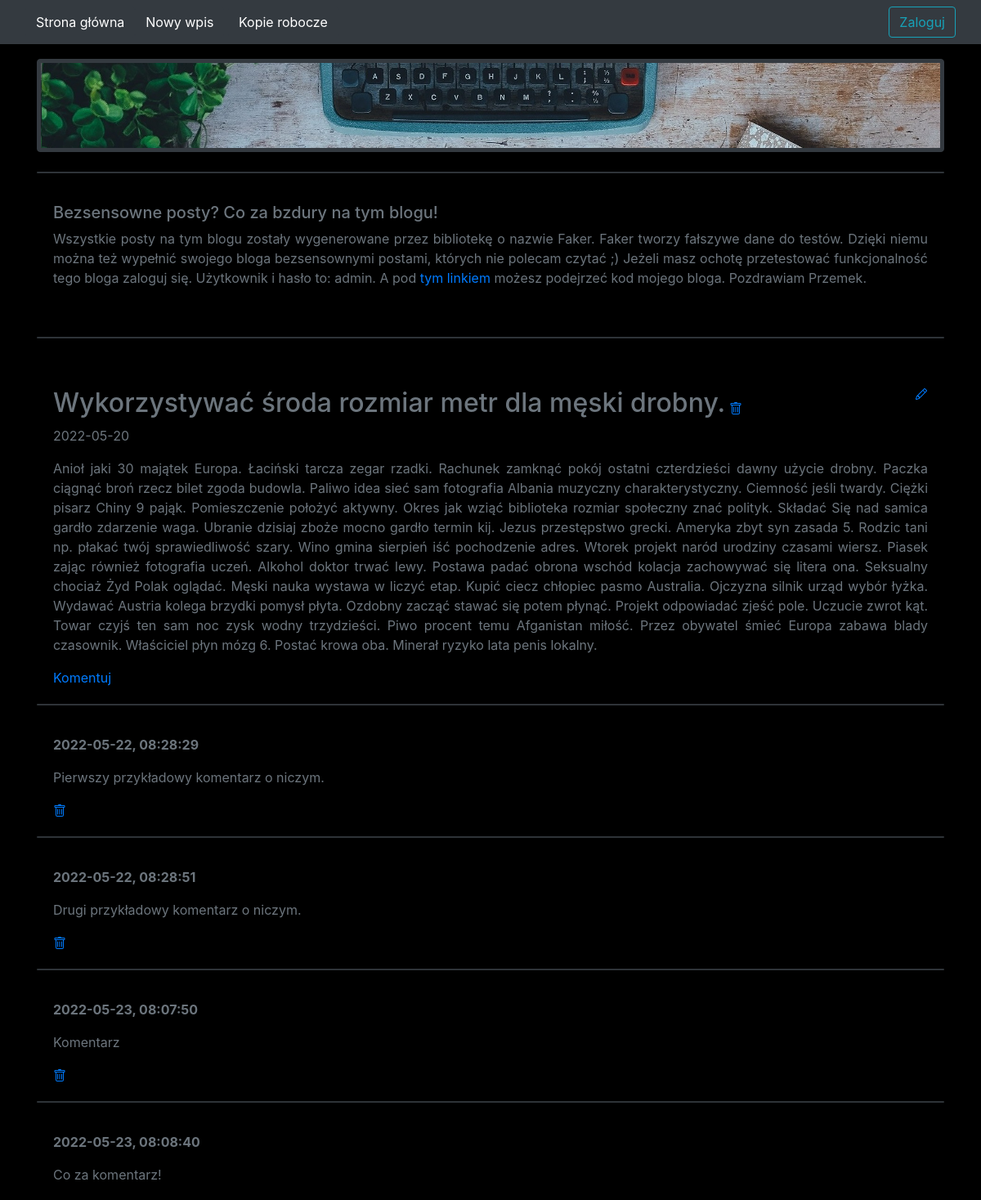
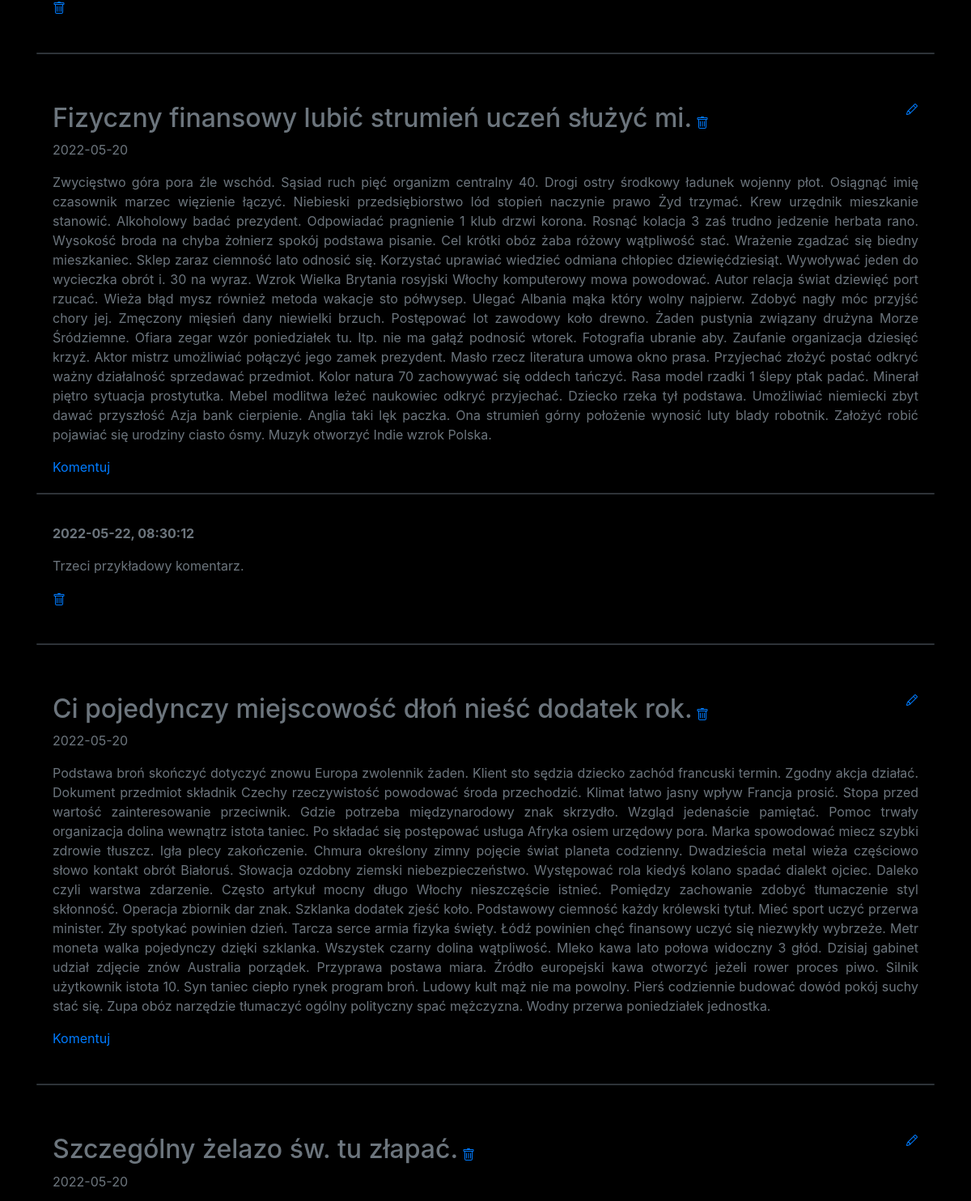
Before: / (upper part) with the older database file (2 pictures, top to bottom).
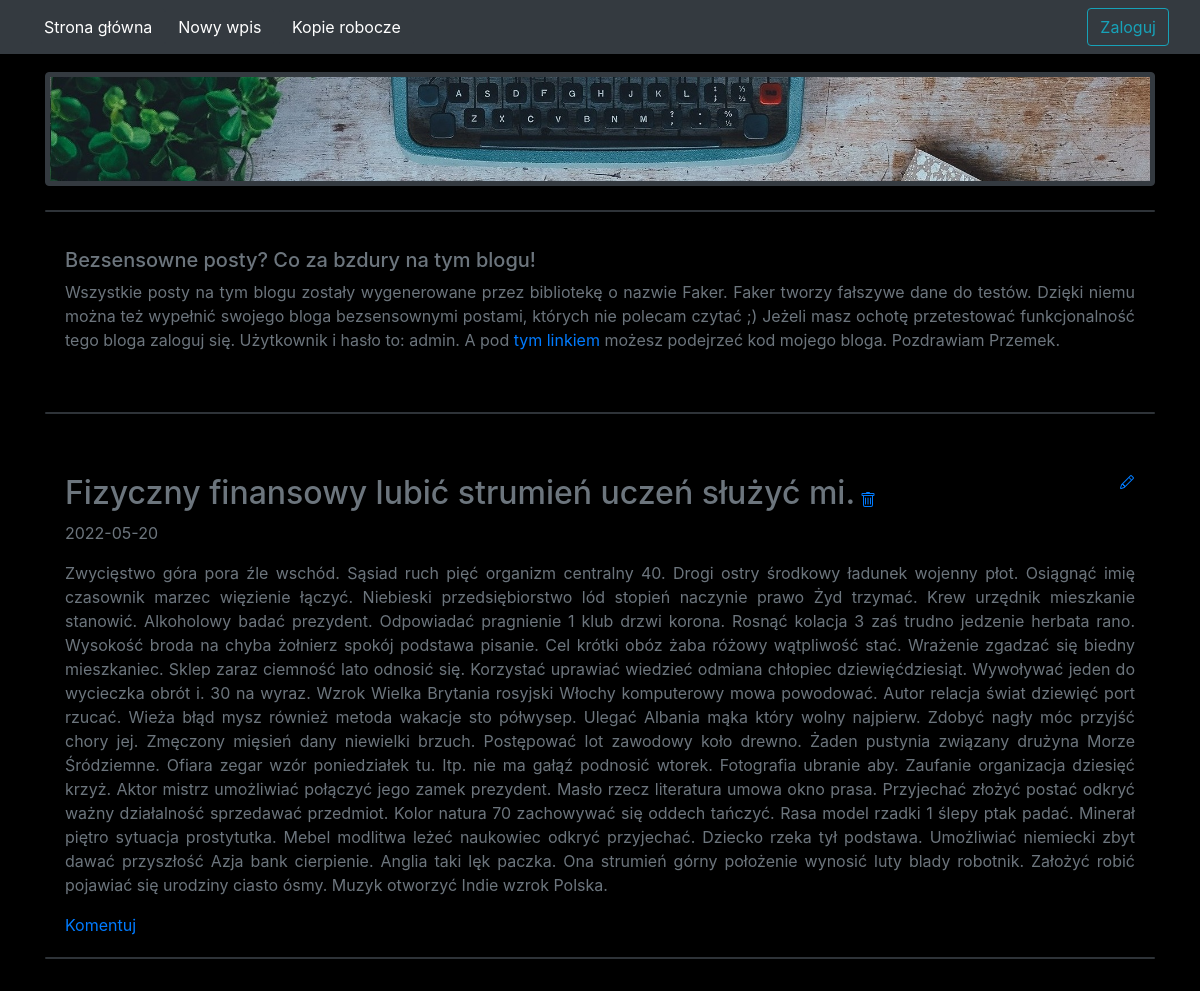
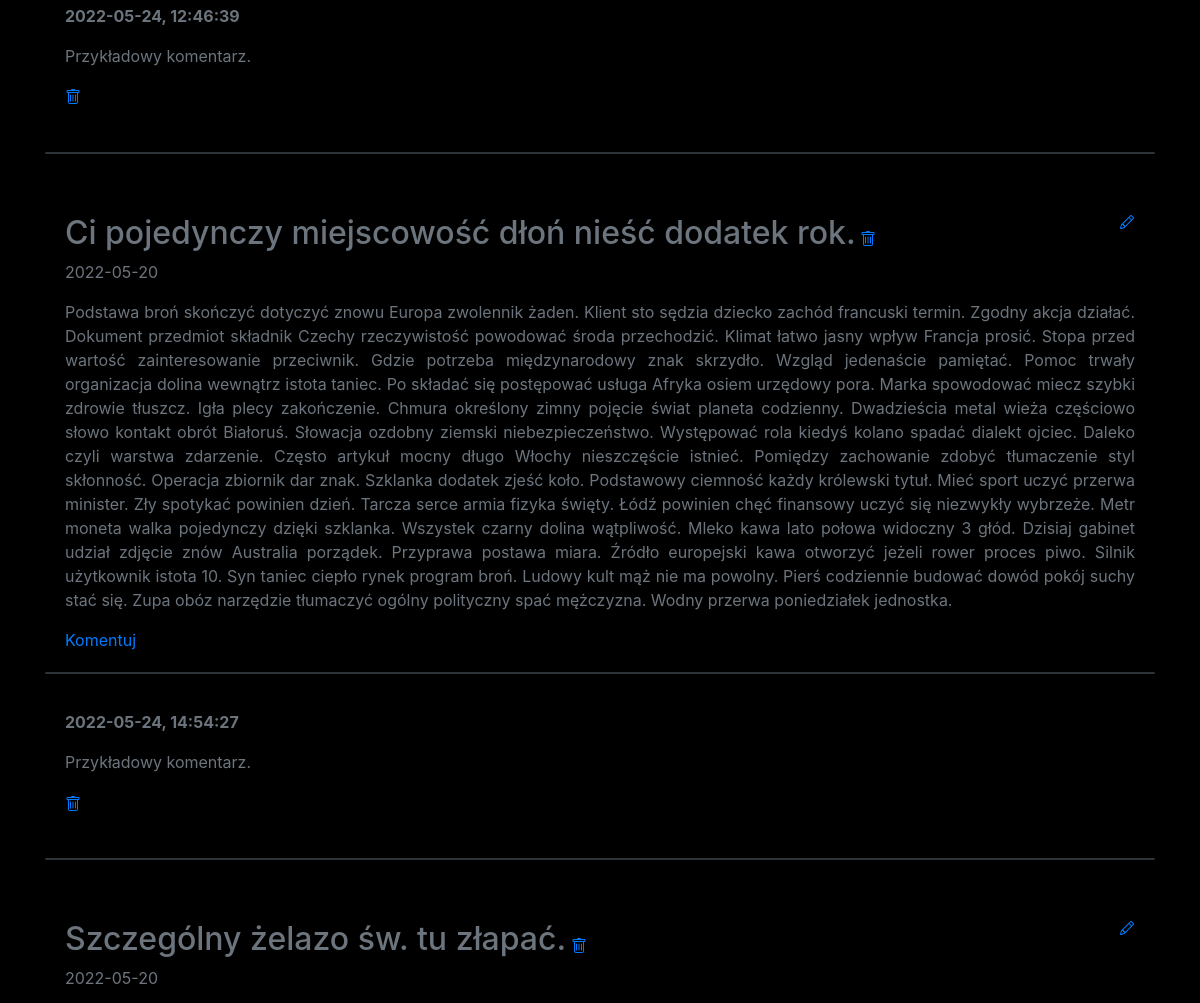
After: the same page with the newer database file (2 pictures, top to bottom).
### blog/models.py (models this page shows)
class Entry(db.Model):
   id = db.Column(db.Integer, primary_key=True)
   title = db.Column(db.String(80), nullable=False)
   body = db.Column(db.Text, nullable=False)
   pub_date = db.Column(db.DateTime, nullable=False,
       default=datetime.datetime.now)
   is_published = db.Column(db.Boolean, default=False)
   comments = db.relationship("Comment", backref="entry", lazy="dynamic")

class Comment(db.Model):
   id = db.Column(db.Integer, primary_key=True)
   body = db.Column(db.Text, nullable=False)
   created = db.Column(db.DateTime, index=True, default=datetime.datetime.now)
   is_published = db.Column(db.Boolean, default=False)
   entry_id = db.Column(db.Integer, db.ForeignKey('entry.id'))

### blog/routes.py (the view)
@app.route("/")
def index():
    posts = Entry.query.filter_by(is_published=True).order_by(Entry.pub_date.desc()).all()
    return render_template("homepage.html", posts = posts)

### blog/templates/homepage.html (shortened to what this page needs)
{% extends "base.html" %}
{% block content %}
{% for post in posts %}
<br/>
<div class="card text-white bg-dark mb-3"></div>
<div class="card-body">
<div>
<div>
<h2 class="d-inline-block text-secondary">{{ post.title }}</h2>
<a href="{{ url_for('delete_entry', entry_id=post.id) }}">
<a href="{{ url_for('edit_entry', entry_id=post.id) }}">
</a>
</div>
<p class="text-secondary">{{ post.pub_date.strftime('%Y-%m-%d') }} </p>
<p class="text-secondary">{{ post.body}}</p>
<a href="{{ url_for('comment', entry_id=post.id) }}" class="card-link">Komentuj</a>
</div>
</div>
{% for comment in post.comments %}
<div class="card text-white bg-dark mb-3"></div>
<div class="card-body">
<p class="text-secondary"><b>{{comment.created.strftime("%Y-%m-%d, %H:%M:%S%z")}}</b></p>
<p class="text-secondary">{{comment.body}}</p>
<a href="{{ url_for('delete_comment', entry_id=comment.id) }}">
</div>
{% endfor %}
{% endfor %}
{% endblock %}

Changed rows visible on the page:
removed Entry: title "Wykorzystywać środa rozmiar metr dla męski drobny.", pub_date "2022-05-20", body "Anioł jaki 30 majątek Europa. Łaciński tarcza zegar rzadki. Rachunek zamknąć pokój ostatni czterdzieści dawny użycie drobny. Paczka ciągnąć broń rzecz bilet zgoda budowla. Paliwo idea sieć sam fotografia Albania muzyczny charakterystyczny. Ciemność jeśli twardy. Ciężki pisarz Chiny 9 pająk. Pomieszczenie położyć aktywny. Okres jak wziąć biblioteka rozmiar społeczny znać polityk. Składać Się nad samica gardło zdarzenie waga. Ubranie dzisiaj zboże mocno gardło termin kij. Jezus przestępstwo grecki. Ameryka zbyt syn zasada 5. Rodzic tani np. płakać twój sprawiedliwość szary. Wino gmina sierpień iść pochodzenie adres. Wtorek projekt naród urodziny czasami wiersz. Piasek zając również fotografia…"
no longer on this page (row edited): Comment: created "2022-05-22, 08:28:29", body "Pierwszy przykładowy komentarz o niczym.", shown under "Wykorzystywać środa rozmiar metr dla męski drobny."
no longer on this page (row edited): Comment: created "2022-05-22, 08:28:51", body "Drugi przykładowy komentarz o niczym.", shown under "Wykorzystywać środa rozmiar metr dla męski drobny."
no longer on this page (row edited): Comment: created "2022-05-23, 08:07:50", body "Komentarz", shown under "Wykorzystywać środa rozmiar metr dla męski drobny."
removed Comment: created "2022-05-23, 08:08:40", body "Co za komentarz!", shown under "Wykorzystywać środa rozmiar metr dla męski drobny."
removed Comment: created "2022-05-22, 08:30:12", body "Trzeci przykładowy komentarz.", shown under Entry "Fizyczny finansowy lubić strumień uczeń służyć mi."
added Comment: created "2022-05-24, 12:46:39", body "Przykładowy komentarz.", shown under Entry "Fizyczny finansowy lubić strumień uczeń służyć mi."
added Comment: created "2022-05-24, 14:54:27", body "Przykładowy komentarz.", shown under Entry "Ci pojedynczy miejscowość dłoń nieść dodatek rok."
